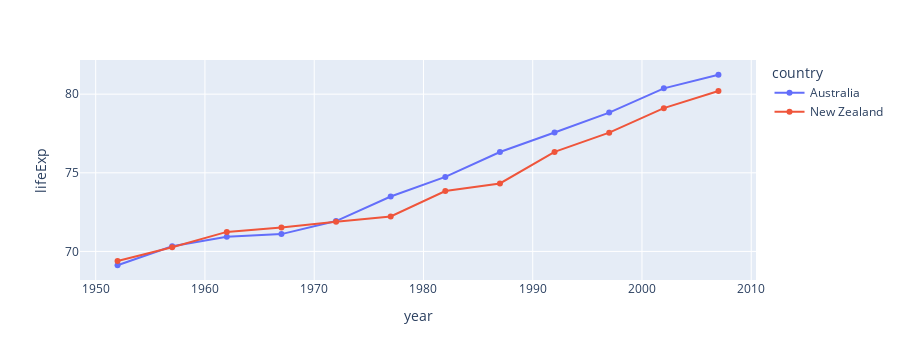

The cell this chart's notebook holds for it:
### Code cell
fig = px.line(df, x = 'year', y = 'lifeExp', color = 'country')

# 그래프 내부의 색상, 모양 등등 변경 : update_traces()
fig.update_traces(mode="markers+lines")

# Hover 설정
fig.update_layout(hovermode='y')

fig.show()

### Figure 1 — Plotly figure (JSON) as saved in the notebook; plotly's stock layout.template omitted (floating-point values rounded to 4 significant figures)
{"data": [{"hovertemplate": "country=Australia<br>year=%{x}<br>lifeExp=%{y}<extra></extra>", "legendgroup": "Australia", "line": {"color": "#636efa", "dash": "solid"}, "marker": {"symbol": "circle"}, "mode": "markers+lines", "name": "Australia", "orientation": "v", "showlegend": true, "type": "scatter", "x": [1952, 1957, 1962, 1967, 1972, 1977, 1982, 1987, 1992, 1997, 2002, 2007], "xaxis": "x", "y": [69.12, 70.33, 70.93, 71.1, 71.93, 73.49, 74.74, 76.32, 77.56, 78.83, 80.37, 81.23], "yaxis": "y"}, {"hovertemplate": "country=New Zealand<br>year=%{x}<br>lifeExp=%{y}<extra></extra>", "legendgroup": "New Zealand", "line": {"color": "#EF553B", "dash": "solid"}, "marker": {"symbol": "circle"}, "mode": "markers+lines", "name": "New Zealand", "orientation": "v", "showlegend": true, "type": "scatter", "x": [1952, 1957, 1962, 1967, 1972, 1977, 1982, 1987, 1992, 1997, 2002, 2007], "xaxis": "x", "y": [69.39, 70.26, 71.24, 71.52, 71.89, 72.22, 73.84, 74.32, 76.33, 77.55, 79.11, 80.2], "yaxis": "y"}], "layout": {"autosize": true, "height": 360, "hovermode": "y", "legend": {"title": {"text": "country"}, "tracegroupgap": 0}, "margin": {"t": 60}, "xaxis": {"anchor": "y", "autorange": true, "domain": [0, 1], "range": [1949.0, 2010.0], "title": {"text": "year"}, "type": "linear"}, "yaxis": {"anchor": "x", "autorange": true, "domain": [0, 1], "range": [68.18, 82.17], "title": {"text": "lifeExp"}, "type": "linear"}}}
